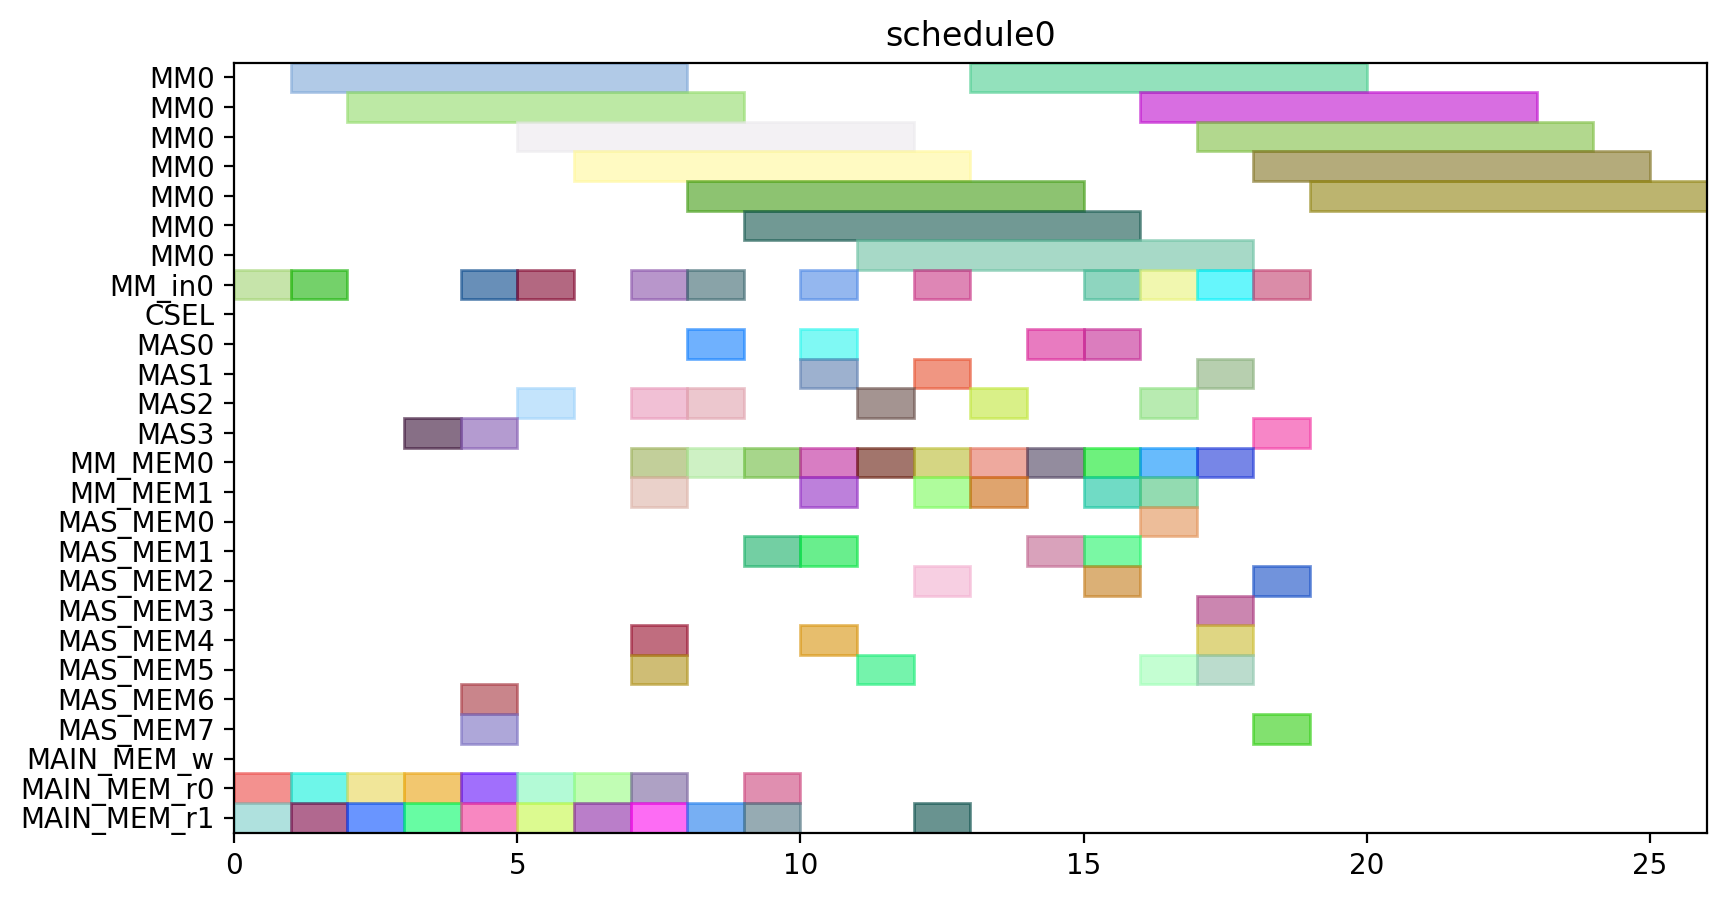

Write the Python code that produced this figure.
from pyschedule import Scenario, solvers, plotters, alt


def solve():
	horizon = 120
	S = Scenario("schedule0", horizon=horizon)

	# resource
	MM = S.Resources('MM', num=1, size=7)
	MM_in = S.Resources('MM_in', num=1)
	CSEL = S.Resource('CSEL')
	MAS = S.Resources('MAS', num=4, size=1, periods=range(1, horizon))
	MM_MEM = S.Resources('MM_MEM', num=2)
	MAS_MEM = S.Resources('MAS_MEM', num=8)
	MAIN_MEM_w = S.Resource('MAIN_MEM_w', size=1)
	MAIN_MEM_r = S.Resources('MAIN_MEM_r', num=2)

	# result of previous scheduling

	# new tasks
	t0 = S.Task('t0', length=7, delay_cost=1)
	t0 += alt(MM)
	t0_in = S.Task('t0_in', length=1, delay_cost=1)
	t0_in += alt(MM_in)
	S += t0_in*MM_in[0]<=t0*MM[0]
	t0_mem0 = S.Task('t0_mem0', length=1, delay_cost=1)
	t0_mem0 += MAIN_MEM_r[0]
	S += t0_mem0 <= t0

	t0_mem1 = S.Task('t0_mem1', length=1, delay_cost=1)
	t0_mem1 += MAIN_MEM_r[1]
	S += t0_mem1 <= t0

	t1 = S.Task('t1', length=7, delay_cost=1)
	t1 += alt(MM)
	t1_in = S.Task('t1_in', length=1, delay_cost=1)
	t1_in += alt(MM_in)
	S += t1_in*MM_in[0]<=t1*MM[0]
	t1_mem0 = S.Task('t1_mem0', length=1, delay_cost=1)
	t1_mem0 += MAIN_MEM_r[0]
	S += t1_mem0 <= t1

	t1_mem1 = S.Task('t1_mem1', length=1, delay_cost=1)
	t1_mem1 += MAIN_MEM_r[1]
	S += t1_mem1 <= t1

	t2 = S.Task('t2', length=7, delay_cost=1)
	t2 += alt(MM)
	t2_in = S.Task('t2_in', length=1, delay_cost=1)
	t2_in += alt(MM_in)
	S += t2_in*MM_in[0]<=t2*MM[0]
	t2_mem0 = S.Task('t2_mem0', length=1, delay_cost=1)
	t2_mem0 += MAIN_MEM_r[0]
	S += t2_mem0 <= t2

	t2_mem1 = S.Task('t2_mem1', length=1, delay_cost=1)
	t2_mem1 += MAIN_MEM_r[1]
	S += t2_mem1 <= t2

	t3 = S.Task('t3', length=1, delay_cost=1)
	t3 += alt(MAS)
	t3_mem0 = S.Task('t3_mem0', length=1, delay_cost=1)
	t3_mem0 += MAIN_MEM_r[0]
	S += t3_mem0 <= t3

	t3_mem1 = S.Task('t3_mem1', length=1, delay_cost=1)
	t3_mem1 += MAIN_MEM_r[1]
	S += t3_mem1 <= t3

	t4 = S.Task('t4', length=1, delay_cost=1)
	t4 += alt(MAS)
	t4_mem0 = S.Task('t4_mem0', length=1, delay_cost=1)
	t4_mem0 += MAIN_MEM_r[0]
	S += t4_mem0 <= t4

	t4_mem1 = S.Task('t4_mem1', length=1, delay_cost=1)
	t4_mem1 += MAIN_MEM_r[1]
	S += t4_mem1 <= t4

	t8 = S.Task('t8', length=1, delay_cost=1)
	t8 += alt(MAS)
	t8_mem0 = S.Task('t8_mem0', length=1, delay_cost=1)
	t8_mem0 += MAIN_MEM_r[0]
	S += t8_mem0 <= t8

	t8_mem1 = S.Task('t8_mem1', length=1, delay_cost=1)
	t8_mem1 += MAIN_MEM_r[1]
	S += t8_mem1 <= t8

	t9 = S.Task('t9', length=1, delay_cost=1)
	t9 += alt(MAS)
	t9_mem0 = S.Task('t9_mem0', length=1, delay_cost=1)
	t9_mem0 += MAIN_MEM_r[0]
	S += t9_mem0 <= t9

	t9_mem1 = S.Task('t9_mem1', length=1, delay_cost=1)
	t9_mem1 += MAIN_MEM_r[1]
	S += t9_mem1 <= t9

	t13 = S.Task('t13', length=1, delay_cost=1)
	t13 += alt(MAS)
	t13_mem0 = S.Task('t13_mem0', length=1, delay_cost=1)
	t13_mem0 += MAIN_MEM_r[0]
	S += t13_mem0 <= t13

	t13_mem1 = S.Task('t13_mem1', length=1, delay_cost=1)
	t13_mem1 += MAIN_MEM_r[1]
	S += t13_mem1 <= t13

	t14 = S.Task('t14', length=1, delay_cost=1)
	t14 += alt(MAS)
	t14_mem0 = S.Task('t14_mem0', length=1, delay_cost=1)
	t14_mem0 += MAIN_MEM_r[0]
	S += t14_mem0 <= t14

	t14_mem1 = S.Task('t14_mem1', length=1, delay_cost=1)
	t14_mem1 += MAIN_MEM_r[1]
	S += t14_mem1 <= t14

	t5 = S.Task('t5', length=7, delay_cost=1)
	t5 += alt(MM)
	t5_in = S.Task('t5_in', length=1, delay_cost=1)
	t5_in += alt(MM_in)
	S += t5_in*MM_in[0]<=t5*MM[0]
	t5_mem0 = S.Task('t5_mem0', length=1, delay_cost=1)
	t5_mem0 += alt(MAS_MEM)
	S += (t3*MAS[0])-1 < t5_mem0*MAS_MEM[0]
	S += (t3*MAS[1])-1 < t5_mem0*MAS_MEM[2]
	S += (t3*MAS[2])-1 < t5_mem0*MAS_MEM[4]
	S += (t3*MAS[3])-1 < t5_mem0*MAS_MEM[6]
	S += t5_mem0 <= t5

	t5_mem1 = S.Task('t5_mem1', length=1, delay_cost=1)
	t5_mem1 += alt(MAS_MEM)
	S += (t4*MAS[0])-1 < t5_mem1*MAS_MEM[1]
	S += (t4*MAS[1])-1 < t5_mem1*MAS_MEM[3]
	S += (t4*MAS[2])-1 < t5_mem1*MAS_MEM[5]
	S += (t4*MAS[3])-1 < t5_mem1*MAS_MEM[7]
	S += t5_mem1 <= t5

	t6 = S.Task('t6', length=1, delay_cost=1)
	t6 += alt(MAS)
	t6_mem0 = S.Task('t6_mem0', length=1, delay_cost=1)
	t6_mem0 += alt(MM_MEM)
	S += (t0*MM[0])-1 < t6_mem0*MM_MEM[0]
	S += t6_mem0 <= t6

	t6_mem1 = S.Task('t6_mem1', length=1, delay_cost=1)
	t6_mem1 += alt(MM_MEM)
	S += (t1*MM[0])-1 < t6_mem1*MM_MEM[1]
	S += t6_mem1 <= t6

	t10 = S.Task('t10', length=7, delay_cost=1)
	t10 += alt(MM)
	t10_in = S.Task('t10_in', length=1, delay_cost=1)
	t10_in += alt(MM_in)
	S += t10_in*MM_in[0]<=t10*MM[0]
	t10_mem0 = S.Task('t10_mem0', length=1, delay_cost=1)
	t10_mem0 += alt(MAS_MEM)
	S += (t8*MAS[0])-1 < t10_mem0*MAS_MEM[0]
	S += (t8*MAS[1])-1 < t10_mem0*MAS_MEM[2]
	S += (t8*MAS[2])-1 < t10_mem0*MAS_MEM[4]
	S += (t8*MAS[3])-1 < t10_mem0*MAS_MEM[6]
	S += t10_mem0 <= t10

	t10_mem1 = S.Task('t10_mem1', length=1, delay_cost=1)
	t10_mem1 += alt(MAS_MEM)
	S += (t9*MAS[0])-1 < t10_mem1*MAS_MEM[1]
	S += (t9*MAS[1])-1 < t10_mem1*MAS_MEM[3]
	S += (t9*MAS[2])-1 < t10_mem1*MAS_MEM[5]
	S += (t9*MAS[3])-1 < t10_mem1*MAS_MEM[7]
	S += t10_mem1 <= t10

	t11 = S.Task('t11', length=1, delay_cost=1)
	t11 += alt(MAS)
	t11_mem0 = S.Task('t11_mem0', length=1, delay_cost=1)
	t11_mem0 += alt(MM_MEM)
	S += (t1*MM[0])-1 < t11_mem0*MM_MEM[0]
	S += t11_mem0 <= t11

	t11_mem1 = S.Task('t11_mem1', length=1, delay_cost=1)
	t11_mem1 += alt(MM_MEM)
	S += (t2*MM[0])-1 < t11_mem1*MM_MEM[1]
	S += t11_mem1 <= t11

	t15 = S.Task('t15', length=7, delay_cost=1)
	t15 += alt(MM)
	t15_in = S.Task('t15_in', length=1, delay_cost=1)
	t15_in += alt(MM_in)
	S += t15_in*MM_in[0]<=t15*MM[0]
	t15_mem0 = S.Task('t15_mem0', length=1, delay_cost=1)
	t15_mem0 += alt(MAS_MEM)
	S += (t13*MAS[0])-1 < t15_mem0*MAS_MEM[0]
	S += (t13*MAS[1])-1 < t15_mem0*MAS_MEM[2]
	S += (t13*MAS[2])-1 < t15_mem0*MAS_MEM[4]
	S += (t13*MAS[3])-1 < t15_mem0*MAS_MEM[6]
	S += t15_mem0 <= t15

	t15_mem1 = S.Task('t15_mem1', length=1, delay_cost=1)
	t15_mem1 += alt(MAS_MEM)
	S += (t14*MAS[0])-1 < t15_mem1*MAS_MEM[1]
	S += (t14*MAS[1])-1 < t15_mem1*MAS_MEM[3]
	S += (t14*MAS[2])-1 < t15_mem1*MAS_MEM[5]
	S += (t14*MAS[3])-1 < t15_mem1*MAS_MEM[7]
	S += t15_mem1 <= t15

	t16 = S.Task('t16', length=1, delay_cost=1)
	t16 += alt(MAS)
	t16_mem0 = S.Task('t16_mem0', length=1, delay_cost=1)
	t16_mem0 += alt(MM_MEM)
	S += (t0*MM[0])-1 < t16_mem0*MM_MEM[0]
	S += t16_mem0 <= t16

	t16_mem1 = S.Task('t16_mem1', length=1, delay_cost=1)
	t16_mem1 += alt(MM_MEM)
	S += (t2*MM[0])-1 < t16_mem1*MM_MEM[1]
	S += t16_mem1 <= t16

	t18 = S.Task('t18', length=1, delay_cost=1)
	t18 += alt(MAS)
	t18_mem0 = S.Task('t18_mem0', length=1, delay_cost=1)
	t18_mem0 += alt(MM_MEM)
	S += (t0*MM[0])-1 < t18_mem0*MM_MEM[0]
	S += t18_mem0 <= t18

	t18_mem1 = S.Task('t18_mem1', length=1, delay_cost=1)
	t18_mem1 += alt(MM_MEM)
	S += (t0*MM[0])-1 < t18_mem1*MM_MEM[1]
	S += t18_mem1 <= t18

	t20 = S.Task('t20', length=7, delay_cost=1)
	t20 += alt(MM)
	t20_in = S.Task('t20_in', length=1, delay_cost=1)
	t20_in += alt(MM_in)
	S += t20_in*MM_in[0]<=t20*MM[0]
	t20_mem0 = S.Task('t20_mem0', length=1, delay_cost=1)
	t20_mem0 += alt(MM_MEM)
	S += (t2*MM[0])-1 < t20_mem0*MM_MEM[0]
	S += t20_mem0 <= t20

	t20_mem1 = S.Task('t20_mem1', length=1, delay_cost=1)
	t20_mem1 += MAIN_MEM_r[1]
	S += t20_mem1 <= t20

	t7 = S.Task('t7', length=1, delay_cost=1)
	t7 += alt(MAS)
	t7_mem0 = S.Task('t7_mem0', length=1, delay_cost=1)
	t7_mem0 += alt(MM_MEM)
	S += (t5*MM[0])-1 < t7_mem0*MM_MEM[0]
	S += t7_mem0 <= t7

	t7_mem1 = S.Task('t7_mem1', length=1, delay_cost=1)
	t7_mem1 += alt(MAS_MEM)
	S += (t6*MAS[0])-1 < t7_mem1*MAS_MEM[1]
	S += (t6*MAS[1])-1 < t7_mem1*MAS_MEM[3]
	S += (t6*MAS[2])-1 < t7_mem1*MAS_MEM[5]
	S += (t6*MAS[3])-1 < t7_mem1*MAS_MEM[7]
	S += t7_mem1 <= t7

	t12 = S.Task('t12', length=1, delay_cost=1)
	t12 += alt(MAS)
	t12_mem0 = S.Task('t12_mem0', length=1, delay_cost=1)
	t12_mem0 += alt(MM_MEM)
	S += (t10*MM[0])-1 < t12_mem0*MM_MEM[0]
	S += t12_mem0 <= t12

	t12_mem1 = S.Task('t12_mem1', length=1, delay_cost=1)
	t12_mem1 += alt(MAS_MEM)
	S += (t11*MAS[0])-1 < t12_mem1*MAS_MEM[1]
	S += (t11*MAS[1])-1 < t12_mem1*MAS_MEM[3]
	S += (t11*MAS[2])-1 < t12_mem1*MAS_MEM[5]
	S += (t11*MAS[3])-1 < t12_mem1*MAS_MEM[7]
	S += t12_mem1 <= t12

	t17 = S.Task('t17', length=1, delay_cost=1)
	t17 += alt(MAS)
	t17_mem0 = S.Task('t17_mem0', length=1, delay_cost=1)
	t17_mem0 += alt(MM_MEM)
	S += (t15*MM[0])-1 < t17_mem0*MM_MEM[0]
	S += t17_mem0 <= t17

	t17_mem1 = S.Task('t17_mem1', length=1, delay_cost=1)
	t17_mem1 += alt(MAS_MEM)
	S += (t16*MAS[0])-1 < t17_mem1*MAS_MEM[1]
	S += (t16*MAS[1])-1 < t17_mem1*MAS_MEM[3]
	S += (t16*MAS[2])-1 < t17_mem1*MAS_MEM[5]
	S += (t16*MAS[3])-1 < t17_mem1*MAS_MEM[7]
	S += t17_mem1 <= t17

	t19 = S.Task('t19', length=1, delay_cost=1)
	t19 += alt(MAS)
	t19_mem0 = S.Task('t19_mem0', length=1, delay_cost=1)
	t19_mem0 += alt(MM_MEM)
	S += (t0*MM[0])-1 < t19_mem0*MM_MEM[0]
	S += t19_mem0 <= t19

	t19_mem1 = S.Task('t19_mem1', length=1, delay_cost=1)
	t19_mem1 += alt(MAS_MEM)
	S += (t18*MAS[0])-1 < t19_mem1*MAS_MEM[1]
	S += (t18*MAS[1])-1 < t19_mem1*MAS_MEM[3]
	S += (t18*MAS[2])-1 < t19_mem1*MAS_MEM[5]
	S += (t18*MAS[3])-1 < t19_mem1*MAS_MEM[7]
	S += t19_mem1 <= t19

	t21 = S.Task('t21', length=1, delay_cost=1)
	t21 += alt(MAS)
	t21_mem0 = S.Task('t21_mem0', length=1, delay_cost=1)
	t21_mem0 += alt(MM_MEM)
	S += (t1*MM[0])-1 < t21_mem0*MM_MEM[0]
	S += t21_mem0 <= t21

	t21_mem1 = S.Task('t21_mem1', length=1, delay_cost=1)
	t21_mem1 += alt(MM_MEM)
	S += (t20*MM[0])-1 < t21_mem1*MM_MEM[1]
	S += t21_mem1 <= t21

	t22 = S.Task('t22', length=1, delay_cost=1)
	t22 += alt(MAS)
	t22_mem0 = S.Task('t22_mem0', length=1, delay_cost=1)
	t22_mem0 += alt(MM_MEM)
	S += (t1*MM[0])-1 < t22_mem0*MM_MEM[0]
	S += t22_mem0 <= t22

	t22_mem1 = S.Task('t22_mem1', length=1, delay_cost=1)
	t22_mem1 += alt(MM_MEM)
	S += (t20*MM[0])-1 < t22_mem1*MM_MEM[1]
	S += t22_mem1 <= t22

	t23 = S.Task('t23', length=7, delay_cost=1)
	t23 += alt(MM)
	t23_in = S.Task('t23_in', length=1, delay_cost=1)
	t23_in += alt(MM_in)
	S += t23_in*MM_in[0]<=t23*MM[0]
	t23_mem0 = S.Task('t23_mem0', length=1, delay_cost=1)
	t23_mem0 += alt(MAS_MEM)
	S += (t17*MAS[0])-1 < t23_mem0*MAS_MEM[0]
	S += (t17*MAS[1])-1 < t23_mem0*MAS_MEM[2]
	S += (t17*MAS[2])-1 < t23_mem0*MAS_MEM[4]
	S += (t17*MAS[3])-1 < t23_mem0*MAS_MEM[6]
	S += t23_mem0 <= t23

	t23_mem1 = S.Task('t23_mem1', length=1, delay_cost=1)
	t23_mem1 += MAIN_MEM_r[1]
	S += t23_mem1 <= t23

	t25 = S.Task('t25', length=7, delay_cost=1)
	t25 += alt(MM)
	t25_in = S.Task('t25_in', length=1, delay_cost=1)
	t25_in += alt(MM_in)
	S += t25_in*MM_in[0]<=t25*MM[0]
	t25_mem0 = S.Task('t25_mem0', length=1, delay_cost=1)
	t25_mem0 += alt(MAS_MEM)
	S += (t7*MAS[0])-1 < t25_mem0*MAS_MEM[0]
	S += (t7*MAS[1])-1 < t25_mem0*MAS_MEM[2]
	S += (t7*MAS[2])-1 < t25_mem0*MAS_MEM[4]
	S += (t7*MAS[3])-1 < t25_mem0*MAS_MEM[6]
	S += t25_mem0 <= t25

	t25_mem1 = S.Task('t25_mem1', length=1, delay_cost=1)
	t25_mem1 += alt(MAS_MEM)
	S += (t22*MAS[0])-1 < t25_mem1*MAS_MEM[1]
	S += (t22*MAS[1])-1 < t25_mem1*MAS_MEM[3]
	S += (t22*MAS[2])-1 < t25_mem1*MAS_MEM[5]
	S += (t22*MAS[3])-1 < t25_mem1*MAS_MEM[7]
	S += t25_mem1 <= t25

	t27 = S.Task('t27', length=7, delay_cost=1)
	t27 += alt(MM)
	t27_in = S.Task('t27_in', length=1, delay_cost=1)
	t27_in += alt(MM_in)
	S += t27_in*MM_in[0]<=t27*MM[0]
	t27_mem0 = S.Task('t27_mem0', length=1, delay_cost=1)
	t27_mem0 += alt(MAS_MEM)
	S += (t22*MAS[0])-1 < t27_mem0*MAS_MEM[0]
	S += (t22*MAS[1])-1 < t27_mem0*MAS_MEM[2]
	S += (t22*MAS[2])-1 < t27_mem0*MAS_MEM[4]
	S += (t22*MAS[3])-1 < t27_mem0*MAS_MEM[6]
	S += t27_mem0 <= t27

	t27_mem1 = S.Task('t27_mem1', length=1, delay_cost=1)
	t27_mem1 += alt(MAS_MEM)
	S += (t21*MAS[0])-1 < t27_mem1*MAS_MEM[1]
	S += (t21*MAS[1])-1 < t27_mem1*MAS_MEM[3]
	S += (t21*MAS[2])-1 < t27_mem1*MAS_MEM[5]
	S += (t21*MAS[3])-1 < t27_mem1*MAS_MEM[7]
	S += t27_mem1 <= t27

	t28 = S.Task('t28', length=7, delay_cost=1)
	t28 += alt(MM)
	t28_in = S.Task('t28_in', length=1, delay_cost=1)
	t28_in += alt(MM_in)
	S += t28_in*MM_in[0]<=t28*MM[0]
	t28_mem0 = S.Task('t28_mem0', length=1, delay_cost=1)
	t28_mem0 += alt(MAS_MEM)
	S += (t19*MAS[0])-1 < t28_mem0*MAS_MEM[0]
	S += (t19*MAS[1])-1 < t28_mem0*MAS_MEM[2]
	S += (t19*MAS[2])-1 < t28_mem0*MAS_MEM[4]
	S += (t19*MAS[3])-1 < t28_mem0*MAS_MEM[6]
	S += t28_mem0 <= t28

	t28_mem1 = S.Task('t28_mem1', length=1, delay_cost=1)
	t28_mem1 += alt(MAS_MEM)
	S += (t7*MAS[0])-1 < t28_mem1*MAS_MEM[1]
	S += (t7*MAS[1])-1 < t28_mem1*MAS_MEM[3]
	S += (t7*MAS[2])-1 < t28_mem1*MAS_MEM[5]
	S += (t7*MAS[3])-1 < t28_mem1*MAS_MEM[7]
	S += t28_mem1 <= t28

	t29 = S.Task('t29', length=7, delay_cost=1)
	t29 += alt(MM)
	t29_in = S.Task('t29_in', length=1, delay_cost=1)
	t29_in += alt(MM_in)
	S += t29_in*MM_in[0]<=t29*MM[0]
	t29_mem0 = S.Task('t29_mem0', length=1, delay_cost=1)
	t29_mem0 += alt(MAS_MEM)
	S += (t21*MAS[0])-1 < t29_mem0*MAS_MEM[0]
	S += (t21*MAS[1])-1 < t29_mem0*MAS_MEM[2]
	S += (t21*MAS[2])-1 < t29_mem0*MAS_MEM[4]
	S += (t21*MAS[3])-1 < t29_mem0*MAS_MEM[6]
	S += t29_mem0 <= t29

	t29_mem1 = S.Task('t29_mem1', length=1, delay_cost=1)
	t29_mem1 += alt(MAS_MEM)
	S += (t12*MAS[0])-1 < t29_mem1*MAS_MEM[1]
	S += (t12*MAS[1])-1 < t29_mem1*MAS_MEM[3]
	S += (t12*MAS[2])-1 < t29_mem1*MAS_MEM[5]
	S += (t12*MAS[3])-1 < t29_mem1*MAS_MEM[7]
	S += t29_mem1 <= t29

	solvers.mip.solve(S,msg=1,kind='CPLEX',ratio_gap=1.01)

	solution = [['hoge']*len(S.solution()[1]) for i in range(len(S.solution()))]
	for i in range(len(S.solution())):
		for j in range(len(S.solution()[i])):
			solution[i][j]=str(S.solution()[i][j])
	print(solution)

	cycles = int(solution[-1][3])

	pic_file_name = "/home/mfukuda/ABE/multiRAM_multiMAS_16mux/scheduling_result/stage7MM1_stage1MAS4/EP_ADD_A_0/schedule0.png"
	if(S.solution() != []):
		plotters.matplotlib.plot(S,img_filename=pic_file_name, show_task_labels=False, fig_size=(cycles*0.25+3, 5))

	return solution
